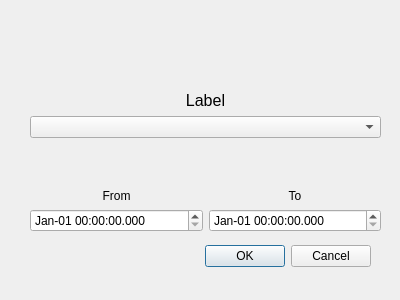
<?xml version="1.0" encoding="UTF-8"?>
<ui version="4.0">
 <class>LabelSpecs</class>
 <widget class="QDialog" name="LabelSpecs">
  <property name="geometry">
   <rect>
    <x>0</x>
    <y>0</y>
    <width>400</width>
    <height>300</height>
   </rect>
  </property>
  <property name="windowTitle">
   <string>Dialog</string>
  </property>
  <widget class="QDialogButtonBox" name="buttonBox">
   <property name="geometry">
    <rect>
     <x>30</x>
     <y>240</y>
     <width>341</width>
     <height>32</height>
    </rect>
   </property>
   <property name="orientation">
    <enum>Qt::Horizontal</enum>
   </property>
   <property name="standardButtons">
    <set>QDialogButtonBox::Cancel|QDialogButtonBox::Ok</set>
   </property>
  </widget>
  <widget class="QWidget" name="verticalLayoutWidget_3">
   <property name="geometry">
    <rect>
     <x>30</x>
     <y>90</y>
     <width>351</width>
     <height>142</height>
    </rect>
   </property>
   <layout class="QVBoxLayout" name="verticalLayout_3">
    <item>
     <layout class="QVBoxLayout" name="verticalLayout_4">
      <item>
       <widget class="QLabel" name="label_3">
        <property name="maximumSize">
         <size>
          <width>16777215</width>
          <height>20</height>
         </size>
        </property>
        <property name="font">
         <font>
          <pointsize>12</pointsize>
         </font>
        </property>
        <property name="text">
         <string>Label</string>
        </property>
        <property name="alignment">
         <set>Qt::AlignCenter</set>
        </property>
       </widget>
      </item>
      <item>
       <widget class="QComboBox" name="comboBox_labels">
        <property name="maximumSize">
         <size>
          <width>16777215</width>
          <height>16777215</height>
         </size>
        </property>
       </widget>
      </item>
     </layout>
    </item>
    <item>
     <layout class="QHBoxLayout" name="horizontalLayout">
      <item>
       <layout class="QVBoxLayout" name="verticalLayout">
        <item>
         <widget class="QLabel" name="label_from">
          <property name="text">
           <string>From</string>
          </property>
          <property name="alignment">
           <set>Qt::AlignBottom|Qt::AlignHCenter</set>
          </property>
         </widget>
        </item>
        <item>
         <widget class="QDateTimeEdit" name="dateTimeEdit_start">
          <property name="currentSection">
           <enum>QDateTimeEdit::MonthSection</enum>
          </property>
          <property name="displayFormat">
           <string>MMM-dd HH:mm:ss.zzz</string>
          </property>
         </widget>
        </item>
       </layout>
      </item>
      <item>
       <layout class="QVBoxLayout" name="verticalLayout_2">
        <item>
         <widget class="QLabel" name="label_to">
          <property name="text">
           <string>To</string>
          </property>
          <property name="alignment">
           <set>Qt::AlignBottom|Qt::AlignHCenter</set>
          </property>
         </widget>
        </item>
        <item>
         <widget class="QDateTimeEdit" name="dateTimeEdit_end">
          <property name="currentSection">
           <enum>QDateTimeEdit::MonthSection</enum>
          </property>
          <property name="displayFormat">
           <string>MMM-dd HH:mm:ss.zzz</string>
          </property>
         </widget>
        </item>
       </layout>
      </item>
     </layout>
    </item>
   </layout>
  </widget>
 </widget>
 <resources/>
 <connections>
  <connection>
   <sender>buttonBox</sender>
   <signal>accepted()</signal>
   <receiver>LabelSpecs</receiver>
   <slot>accept()</slot>
   <hints>
    <hint type="sourcelabel">
     <x>248</x>
     <y>254</y>
    </hint>
    <hint type="destinationlabel">
     <x>157</x>
     <y>274</y>
    </hint>
   </hints>
  </connection>
  <connection>
   <sender>buttonBox</sender>
   <signal>rejected()</signal>
   <receiver>LabelSpecs</receiver>
   <slot>reject()</slot>
   <hints>
    <hint type="sourcelabel">
     <x>316</x>
     <y>260</y>
    </hint>
    <hint type="destinationlabel">
     <x>286</x>
     <y>274</y>
    </hint>
   </hints>
  </connection>
 </connections>
</ui>
